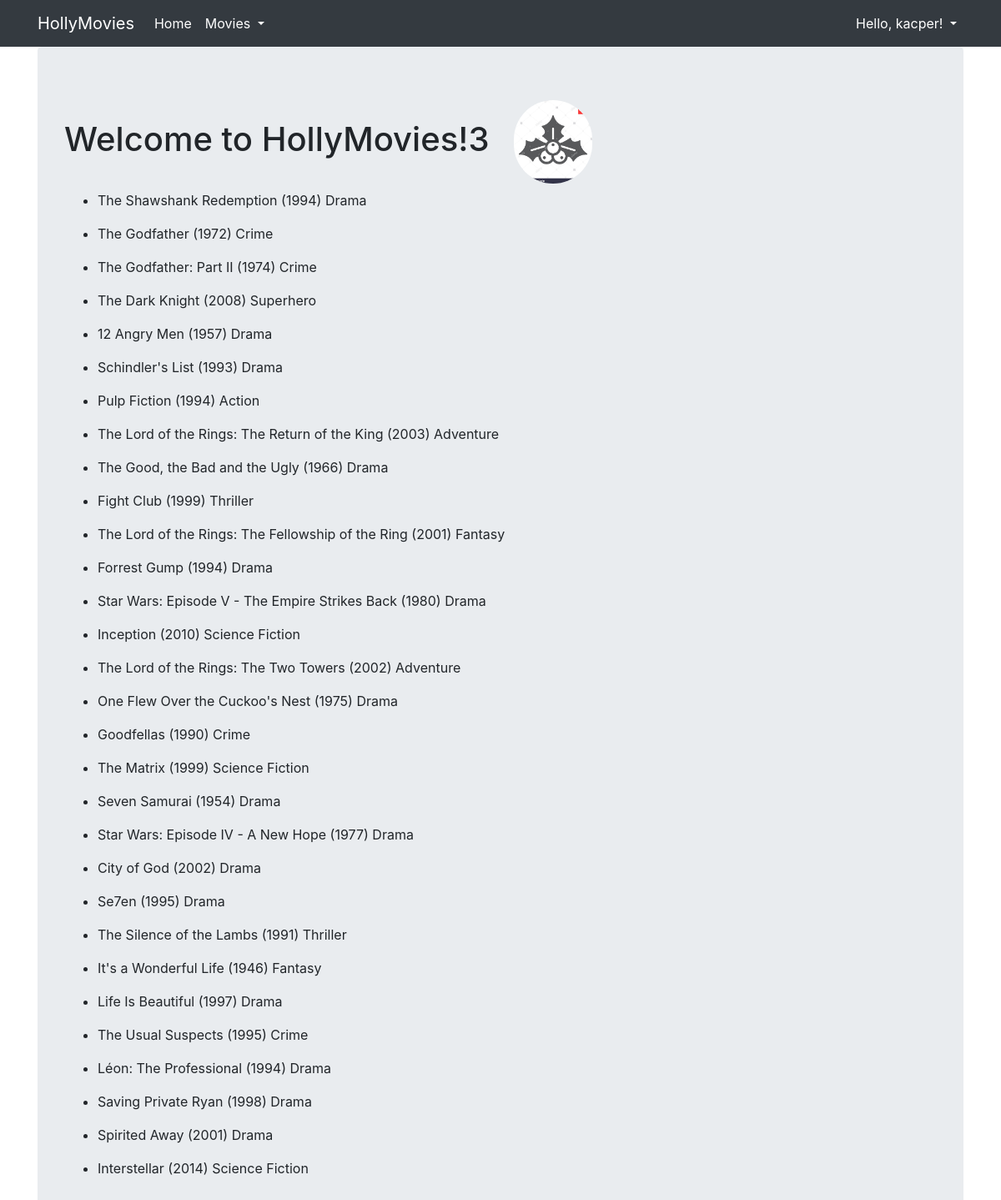
Screenshot of / (signed in) with the database file from the repository.
### viewer/models.py (models this page shows, shortened)
class Movie(Model):
    title = CharField(max_length=128)
    genre = ForeignKey(Genre, on_delete=DO_NOTHING)
    rating = IntegerField()
    released = DateField()
    description = TextField(null=True, blank=True)
    poster = ImageField(null=True, blank=True)
    created = DateTimeField(auto_now_add=True)

class Genre(Model):
    name = CharField(max_length=120)

### hollymovies/views.py (the view)
# urls.py: path('', IndexView.as_view(), name='index'),
class IndexView(MovieListView):
    template_name = 'movies.html'
    extra_context = {
        "x": 3,
        "y": "MobByN"
    }

### hollymovies/mixins.py (called while the page is built)
    def get_title(self):
        return self.title

    def get_context_data(self, **kwargs):
        result = super().get_context_data(**kwargs)
        title = self.get_title()
        if title is not None:
            result['title'] = title
        return result

### hollymovies/templates/movies.html
{% extends "base.html" %}
{% load static %}
{% load movie_extras %}
{% block styles %}
  {{ block.super }}
  <link rel="stylesheet" type="text/css" href="{% static 'css/movies.css' %}" />
{% endblock %}
{% block content %}
    <div class="main">
        <h1>Welcome to HollyMovies!{{ x }}<img src="media/holly.jpg"/></h1>
    </div>
    <ul>
        {% for movie in object_list %}
        <li>
            <p>{{movie.title}} ({{movie.released.year}}) {{movie.genre.name}}</p>
        </li>
        {% endfor %}
    </ul>
{% endblock %}

### hollymovies/templates/base.html (shortened to what this page needs)
{% load bootstrap4 %}
{% load static %}
<html {% if LANGUAGE_CODE %}lang="{{ LANGUAGE_CODE }}"{% endif %}>
  <head>
      {% block styles %}{% bootstrap_css %}{% endblock %}
  </head>
  <body>
    <nav class="navbar navbar-expand-lg navbar-dark bg-dark">
      <div class="container fixed">
        <a class="navbar-brand" href="{% url 'index' %}">HollyMovies</a>
        <div class="collapse navbar-collapse" id="navbarNavAltMarkup">
          <div class="navbar-nav">
            <a class="nav-item nav-link active" href="{% url 'index' %}">
              Home
            </a>
            <div class="nav-item dropdown">
              <a class="nav-link active dropdown-toggle" href="#" data-toggle="dropdown">
                Movies
              </a>
            </div>
          </div>
          <div class="navbar-nav ml-auto">
            <div class="nav-item dropdown">
              {% if user.is_authenticated %}
                <a class="nav-link active dropdown-toggle" href="#" data-toggle="dropdown">
                  {% if user.first_name %}Hello, {{ user.first_name }}!
                  {% else %}Hello, {{ user.username }}!{% endif %}
                </a>
              {% endif %}
            </div>
          </div>
        </div>
      </div>
    </nav>
    <div class="container">
      <div class="jumbotron">
        {% block content %}{% endblock %}
      </div>
    </div>
  </body>
</html>

### static/css/movies.css (style rules this page uses)
img { max-width: 100px; max-height: 100px; border-radius: 90px; position: relative;left: 30px; }

### rows the page displays
Movie: title "The Shawshank Redemption", released.year "1994", genre.name "Drama"
Movie: title "The Godfather", released.year "1972", genre.name "Crime"
Movie: title "The Godfather: Part II", released.year "1974", genre.name "Crime"
Movie: title "The Dark Knight", released.year "2008", genre.name "Superhero"
Movie: title "12 Angry Men", released.year "1957", genre.name "Drama"
Movie: title "Schindler's List", released.year "1993", genre.name "Drama"
Movie: title "Pulp Fiction", released.year "1994", genre.name "Action"
Movie: title "The Lord of the Rings: The Return of the King", released.year "2003", genre.name "Adventure"
Movie: title "The Good, the Bad and the Ugly", released.year "1966", genre.name "Drama"
Movie: title "Fight Club", released.year "1999", genre.name "Thriller"
Movie: title "The Lord of the Rings: The Fellowship of the Ring", released.year "2001", genre.name "Fantasy"
Movie: title "Forrest Gump", released.year "1994", genre.name "Drama"
Movie: title "Star Wars: Episode V - The Empire Strikes Back", released.year "1980", genre.name "Drama"
Movie: title "Inception", released.year "2010", genre.name "Science Fiction"
Movie: title "The Lord of the Rings: The Two Towers", released.year "2002", genre.name "Adventure"
Movie: title "One Flew Over the Cuckoo's Nest", released.year "1975", genre.name "Drama"
Movie: title "Goodfellas", released.year "1990", genre.name "Crime"
Movie: title "The Matrix", released.year "1999", genre.name "Science Fiction"
Movie: title "Seven Samurai", released.year "1954", genre.name "Drama"
Movie: title "Star Wars: Episode IV - A New Hope", released.year "1977", genre.name "Drama"
Movie: title "City of God", released.year "2002", genre.name "Drama"
Movie: title "Se7en", released.year "1995", genre.name "Drama"
Movie: title "The Silence of the Lambs", released.year "1991", genre.name "Thriller"
Movie: title "It's a Wonderful Life", released.year "1946", genre.name "Fantasy"
Movie: title "Life Is Beautiful", released.year "1997", genre.name "Drama"
Movie: title "The Usual Suspects", released.year "1995", genre.name "Crime"
Movie: title "Léon: The Professional", released.year "1994", genre.name "Drama"
Movie: title "Saving Private Ryan", released.year "1998", genre.name "Drama"
Movie: title "Spirited Away", released.year "2001", genre.name "Drama"
Movie: title "Interstellar", released.year "2014", genre.name "Science Fiction"

### other values shown
{{ user.first_name }} "kacper"
{{ x }} "3"
